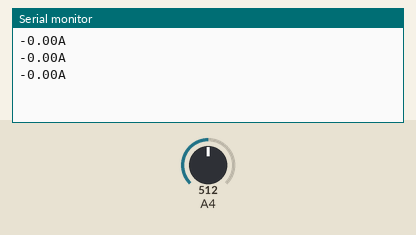
Simulated run of this sketch. Board: Arduino Uno, built with avr-gcc and run on an emulated ATmega328P. Shown: the last lines printed to the serial monitor. The inputs (shaded band) are chosen by the test bench; at power-on: A4 = 512.

Above: at 1.3 s.
1.4 s: A4 set to 716
At 1.9 s:
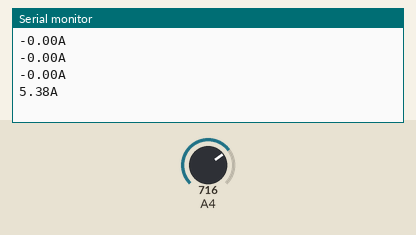
2.9 s: A4 set to 900
At 3.4 s:
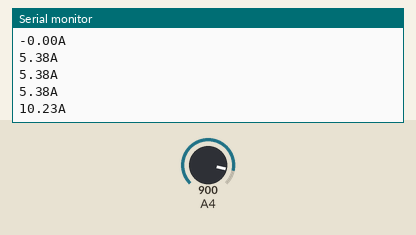
Timing chart, 0 to 5.9 s (numbered marks = the images above; inputs shaded):
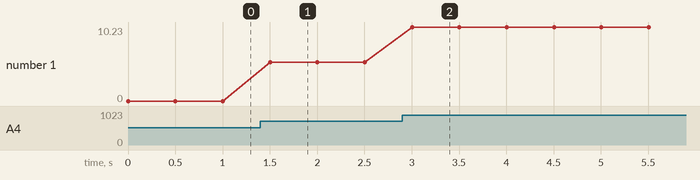

Measured:
- after the input at 1.4 s, the serial monitor: prints a new line after 0.10 s (image 1)
- after the input at 2.9 s, the serial monitor: prints a new line after 0.10 s (image 2)
- plotted number 1: 0 → 5.38 after the input at 1.4 s, 5.38 → 10.23 after the input at 2.9 s

The sketch:

Print_Current.ino
```cpp
int Current_Input=0;
float Current_Amplifier=0;
float amps=0;
void setup()
{
  Serial.begin(9600);
}
void loop()
{
  {
    Current_Input=analogRead(A4);
  }
    Current_Amplifier= 0.00488/0.185;
    amps= Current_Amplifier * Current_Input - 13.51;
    Serial.print(amps);
    Serial.println("A");
    delay(500);
}
```
